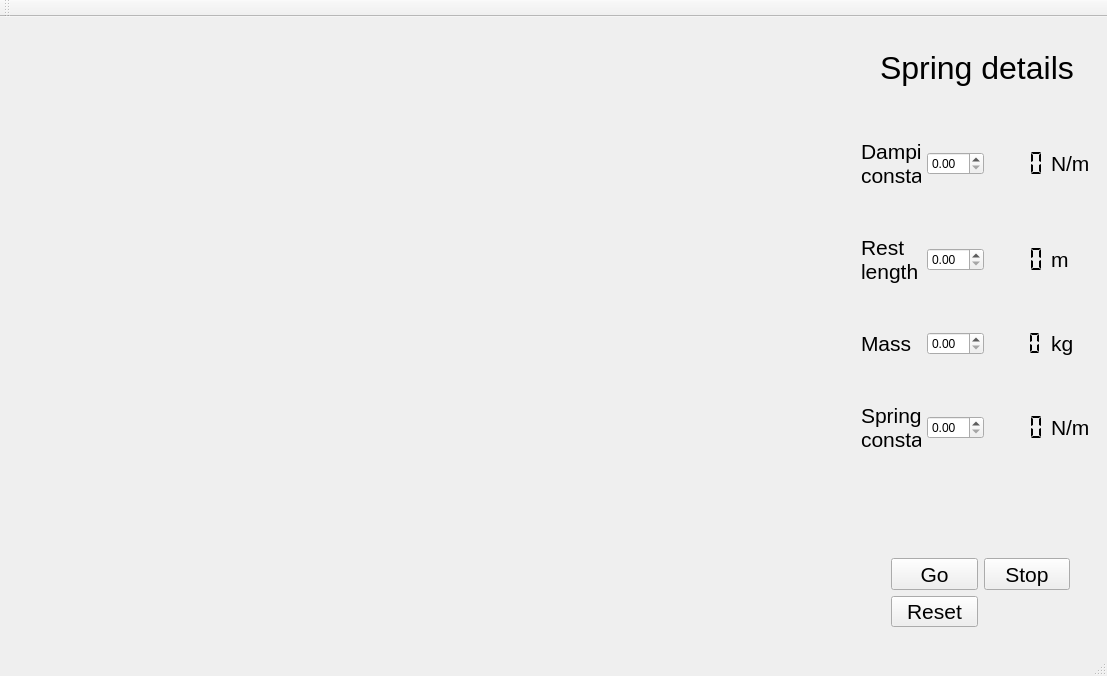
<?xml version="1.0" encoding="UTF-8"?>
<ui version="4.0">
 <class>MainWindow</class>
 <widget class="QMainWindow" name="MainWindow">
  <property name="geometry">
   <rect>
    <x>0</x>
    <y>0</y>
    <width>1107</width>
    <height>676</height>
   </rect>
  </property>
  <property name="windowTitle">
   <string>Simple Spring-Mass System</string>
  </property>
  <widget class="QWidget" name="centralWidget">
   <widget class="OpenGLWidget" name="openGLWidget" native="true">
    <property name="geometry">
     <rect>
      <x>20</x>
      <y>20</y>
      <width>801</width>
      <height>601</height>
     </rect>
    </property>
    <property name="font">
     <font>
      <pointsize>16</pointsize>
     </font>
    </property>
   </widget>
   <widget class="QWidget" name="gridLayoutWidget">
    <property name="geometry">
     <rect>
      <x>850</x>
      <y>70</y>
      <width>251</width>
      <height>421</height>
     </rect>
    </property>
    <layout class="QGridLayout" name="gridLayout">
     <item row="4" column="1">
      <widget class="QLabel" name="label_2">
       <property name="font">
        <font>
         <pointsize>16</pointsize>
        </font>
       </property>
       <property name="text">
        <string>Spring constant</string>
       </property>
       <property name="wordWrap">
        <bool>true</bool>
       </property>
      </widget>
     </item>
     <item row="3" column="3">
      <widget class="QLCDNumber" name="lcd_mass">
       <property name="frameShape">
        <enum>QFrame::NoFrame</enum>
       </property>
       <property name="digitCount">
        <number>4</number>
       </property>
       <property name="segmentStyle">
        <enum>QLCDNumber::Flat</enum>
       </property>
      </widget>
     </item>
     <item row="4" column="4">
      <widget class="QLabel" name="label_9">
       <property name="font">
        <font>
         <pointsize>16</pointsize>
        </font>
       </property>
       <property name="text">
        <string>N/m</string>
       </property>
      </widget>
     </item>
     <item row="1" column="4">
      <widget class="QLabel" name="label_6">
       <property name="font">
        <font>
         <pointsize>16</pointsize>
        </font>
       </property>
       <property name="text">
        <string>N/m</string>
       </property>
      </widget>
     </item>
     <item row="2" column="4">
      <widget class="QLabel" name="label_7">
       <property name="font">
        <font>
         <pointsize>16</pointsize>
        </font>
       </property>
       <property name="text">
        <string>m</string>
       </property>
      </widget>
     </item>
     <item row="4" column="3">
      <widget class="QLCDNumber" name="lcd_spring_constant">
       <property name="frameShape">
        <enum>QFrame::NoFrame</enum>
       </property>
       <property name="digitCount">
        <number>4</number>
       </property>
       <property name="segmentStyle">
        <enum>QLCDNumber::Flat</enum>
       </property>
      </widget>
     </item>
     <item row="2" column="1">
      <widget class="QLabel" name="label_4">
       <property name="font">
        <font>
         <pointsize>16</pointsize>
        </font>
       </property>
       <property name="text">
        <string>Rest length</string>
       </property>
       <property name="wordWrap">
        <bool>true</bool>
       </property>
      </widget>
     </item>
     <item row="2" column="3">
      <widget class="QLCDNumber" name="lcd_rest_length">
       <property name="frameShape">
        <enum>QFrame::NoFrame</enum>
       </property>
       <property name="smallDecimalPoint">
        <bool>false</bool>
       </property>
       <property name="digitCount">
        <number>4</number>
       </property>
       <property name="segmentStyle">
        <enum>QLCDNumber::Flat</enum>
       </property>
      </widget>
     </item>
     <item row="3" column="1">
      <widget class="QLabel" name="label_3">
       <property name="font">
        <font>
         <pointsize>16</pointsize>
        </font>
       </property>
       <property name="text">
        <string>Mass</string>
       </property>
       <property name="wordWrap">
        <bool>true</bool>
       </property>
      </widget>
     </item>
     <item row="1" column="1">
      <widget class="QLabel" name="label_5">
       <property name="font">
        <font>
         <pointsize>16</pointsize>
        </font>
       </property>
       <property name="text">
        <string>Damping constant</string>
       </property>
       <property name="wordWrap">
        <bool>true</bool>
       </property>
      </widget>
     </item>
     <item row="3" column="4">
      <widget class="QLabel" name="label_8">
       <property name="font">
        <font>
         <pointsize>16</pointsize>
        </font>
       </property>
       <property name="text">
        <string>kg</string>
       </property>
      </widget>
     </item>
     <item row="1" column="3">
      <widget class="QLCDNumber" name="lcd_damping_constant">
       <property name="frameShape">
        <enum>QFrame::NoFrame</enum>
       </property>
       <property name="digitCount">
        <number>4</number>
       </property>
       <property name="segmentStyle">
        <enum>QLCDNumber::Flat</enum>
       </property>
      </widget>
     </item>
     <item row="1" column="2">
      <widget class="QDoubleSpinBox" name="box1"/>
     </item>
     <item row="3" column="2">
      <widget class="QDoubleSpinBox" name="box3"/>
     </item>
     <item row="2" column="2">
      <widget class="QDoubleSpinBox" name="box2"/>
     </item>
     <item row="4" column="2">
      <widget class="QDoubleSpinBox" name="box4"/>
     </item>
    </layout>
   </widget>
   <widget class="QLabel" name="label">
    <property name="geometry">
     <rect>
      <x>880</x>
      <y>20</y>
      <width>201</width>
      <height>61</height>
     </rect>
    </property>
    <property name="font">
     <font>
      <pointsize>24</pointsize>
     </font>
    </property>
    <property name="text">
     <string>Spring details</string>
    </property>
   </widget>
   <widget class="QWidget" name="gridLayoutWidget_2">
    <property name="geometry">
     <rect>
      <x>880</x>
      <y>530</y>
      <width>201</width>
      <height>91</height>
     </rect>
    </property>
    <layout class="QGridLayout" name="gridLayout_2">
     <item row="0" column="0">
      <widget class="QPushButton" name="button1">
       <property name="font">
        <font>
         <pointsize>16</pointsize>
        </font>
       </property>
       <property name="text">
        <string>Go</string>
       </property>
      </widget>
     </item>
     <item row="0" column="1">
      <widget class="QPushButton" name="button2">
       <property name="font">
        <font>
         <pointsize>16</pointsize>
        </font>
       </property>
       <property name="text">
        <string>Stop</string>
       </property>
      </widget>
     </item>
     <item row="1" column="0">
      <widget class="QPushButton" name="button3">
       <property name="font">
        <font>
         <pointsize>16</pointsize>
        </font>
       </property>
       <property name="text">
        <string>Reset</string>
       </property>
      </widget>
     </item>
    </layout>
   </widget>
  </widget>
  <widget class="QMenuBar" name="menuBar">
   <property name="geometry">
    <rect>
     <x>0</x>
     <y>0</y>
     <width>1107</width>
     <height>21</height>
    </rect>
   </property>
  </widget>
  <widget class="QToolBar" name="mainToolBar">
   <attribute name="toolBarArea">
    <enum>TopToolBarArea</enum>
   </attribute>
   <attribute name="toolBarBreak">
    <bool>false</bool>
   </attribute>
  </widget>
  <widget class="QStatusBar" name="statusBar"/>
 </widget>
 <layoutdefault spacing="6" margin="11"/>
 <customwidgets>
  <customwidget>
   <class>OpenGLWidget</class>
   <extends>QWidget</extends>
   <header location="global">openglwidget.h</header>
   <container>1</container>
   <slots>
    <signal>advanceFrame()</signal>
    <slot>button_go()</slot>
    <slot>button_stop()</slot>
    <slot>button_reset()</slot>
    <slot>box_dampingConstant()</slot>
    <slot>box_restLength()</slot>
    <slot>box_mass()</slot>
    <slot>box_springConstant()</slot>
   </slots>
  </customwidget>
 </customwidgets>
 <resources/>
 <connections>
  <connection>
   <sender>button1</sender>
   <signal>clicked()</signal>
   <receiver>openGLWidget</receiver>
   <slot>button_go()</slot>
   <hints>
    <hint type="sourcelabel">
     <x>929</x>
     <y>593</y>
    </hint>
    <hint type="destinationlabel">
     <x>435</x>
     <y>353</y>
    </hint>
   </hints>
  </connection>
  <connection>
   <sender>button2</sender>
   <signal>clicked()</signal>
   <receiver>openGLWidget</receiver>
   <slot>button_stop()</slot>
   <hints>
    <hint type="sourcelabel">
     <x>1031</x>
     <y>593</y>
    </hint>
    <hint type="destinationlabel">
     <x>435</x>
     <y>353</y>
    </hint>
   </hints>
  </connection>
  <connection>
   <sender>button3</sender>
   <signal>clicked()</signal>
   <receiver>openGLWidget</receiver>
   <slot>button_reset()</slot>
   <hints>
    <hint type="sourcelabel">
     <x>929</x>
     <y>629</y>
    </hint>
    <hint type="destinationlabel">
     <x>435</x>
     <y>353</y>
    </hint>
   </hints>
  </connection>
  <connection>
   <sender>box1</sender>
   <signal>valueChanged(double)</signal>
   <receiver>MainWindow</receiver>
   <slot>box_dampingConstant(double)</slot>
   <hints>
    <hint type="sourcelabel">
     <x>966</x>
     <y>173</y>
    </hint>
    <hint type="destinationlabel">
     <x>553</x>
     <y>337</y>
    </hint>
   </hints>
  </connection>
  <connection>
   <sender>box2</sender>
   <signal>valueChanged(double)</signal>
   <receiver>MainWindow</receiver>
   <slot>box_restLength(double)</slot>
   <hints>
    <hint type="sourcelabel">
     <x>966</x>
     <y>274</y>
    </hint>
    <hint type="destinationlabel">
     <x>553</x>
     <y>337</y>
    </hint>
   </hints>
  </connection>
  <connection>
   <sender>box3</sender>
   <signal>valueChanged(double)</signal>
   <receiver>MainWindow</receiver>
   <slot>box_mass(double)</slot>
   <hints>
    <hint type="sourcelabel">
     <x>966</x>
     <y>362</y>
    </hint>
    <hint type="destinationlabel">
     <x>553</x>
     <y>337</y>
    </hint>
   </hints>
  </connection>
  <connection>
   <sender>box4</sender>
   <signal>valueChanged(double)</signal>
   <receiver>MainWindow</receiver>
   <slot>box_springConstant(double)</slot>
   <hints>
    <hint type="sourcelabel">
     <x>966</x>
     <y>451</y>
    </hint>
    <hint type="destinationlabel">
     <x>553</x>
     <y>337</y>
    </hint>
   </hints>
  </connection>
 </connections>
 <slots>
  <slot>button_go()</slot>
  <slot>button_stop()</slot>
  <slot>box_dampingConstant(double)</slot>
  <slot>box_restLength(double)</slot>
  <slot>box_mass(double)</slot>
  <slot>box_springConstant(double)</slot>
 </slots>
</ui>
